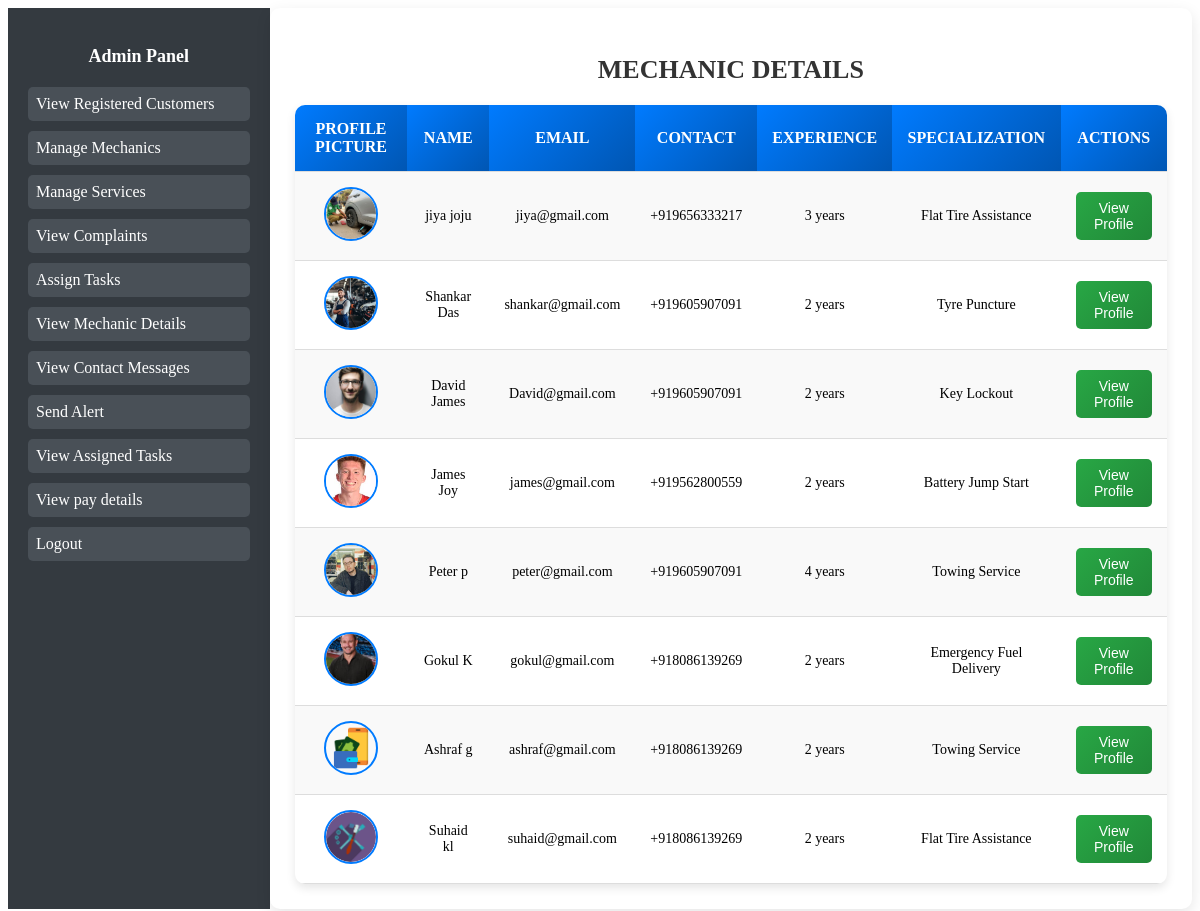
/view-mechanic-details/ (signed in), run on the app's committed database.
### Home/models.py (models this page shows, shortened)
class MechanicProfile(models.Model):
    user = models.OneToOneField(User, on_delete=models.CASCADE)  # Links profile to User
    first_name = models.CharField(max_length=255)
    last_name = models.CharField(max_length=255)
    date_of_birth = models.DateField(null=True, blank=True)
    email = models.EmailField()#unique=True)
    gender_choices = [('Male', 'Male'), ('Female', 'Female'), ('Other', 'Other')]
    gender = models.CharField(max_length=10, choices=gender_choices)
    profile_picture = models.ImageField(upload_to='mechanic_profiles/', null=True, blank=True)
    contact_no = models.CharField(max_length=15, blank=True, null=True)
    aadhar_id = models.CharField(
        max_length=12,
        validators=[RegexValidator(regex=r'^\d{12}$', message="Aadhar number must be exactly 12 digits")],
    )
    alternate_contact = models.CharField(max_length=15, blank=True, null=True)
    experience = models.PositiveIntegerField(null=True, blank=True)
    address = models.TextField()
    state = models.CharField(max_length=255)
    city = models.CharField(max_length=255)
    district = models.CharField(max_length=255)
    specialization = models.ForeignKey('ServiceProvided', on_delete=models.SET_NULL, null=True)

class ServiceProvided(models.Model):
    name = models.CharField(max_length=255)
    picture = models.ImageField(upload_to='services/')  # Main picture
    short_description = models.TextField()
    long_description = models.TextField()
    points_to_remember = models.TextField()
    additional_picture = models.ImageField(upload_to='services/', blank=True, null=True)  # Additional Picture

### Home/views.py (the view)
# urls.py: path('view-mechanic-details/', views.view_mechdetails, name='view_mechanic_details'),
@user_passes_test(lambda u: u.is_superuser)
def view_mechdetails(request):
    mechanics = MechanicProfile.objects.all()
    return render(request, 'view_mechdetails.html', {'mechanics': mechanics})

### templates/view_mechdetails.html (shortened to what this page needs)
{% extends 'base_admin.html' %}
{% block content %}
<h2 class="page-header">Mechanic Details</h2>
<table class="mechanic-table">
    <tr>
        <th>Profile Picture</th>
        <th>Name</th>
        <th>Email</th>
        <th>Contact</th>
        <th>Experience</th>
        <th>Specialization</th>
        <th>Actions</th>
    </tr>
    {% for mechanic in mechanics %}
    <tr>
        <td>
            {% if mechanic.profile_picture %}
                <img src="{{ mechanic.profile_picture.url }}" alt="Profile Picture" class="profile-img">
            {% else %}
                No Image
            {% endif %}
        </td>
        <td>{{ mechanic.first_name }} {{ mechanic.last_name }}</td>
        <td>{{ mechanic.email }}</td>
        <td>{{ mechanic.contact_no }}</td>
        <td>{{ mechanic.experience }} years</td>
        <td>{{ mechanic.specialization.name }}</td>
        <td>
            <a href="{% url 'view_byadmin' mechanic.id %}">
                <button class="view-btn">View Profile</button>
            </a>
        </td>
    </tr>
    {% endfor %}
</table>
{% endblock %}

### templates/view_mechdetails.html (style rules this page uses)
.mechanic-table { width: 100%; border-collapse: collapse; margin-top: 20px; background: #ffffff; border-radius: 10px; overflow: hidden; box-shadow: 0px 4px 10px rgba(0, 0, 0, 0.1); }
.mechanic-table th, .mechanic-table td { padding: 15px; text-align: center; border-bottom: 1px solid #ddd; font-size: 14px; }
.mechanic-table th { background: linear-gradient(135deg, #007BFF, #0056b3); color: white; font-size: 16px; text-transform: uppercase; }
.mechanic-table tr:nth-child(even) { background-color: #f9f9f9; }
.profile-img { width: 50px; height: 50px; border-radius: 50%; object-fit: cover; border: 2px solid #007BFF; transition: transform 0.3s ease-in-out; }
.view-btn { padding: 8px 12px; background: linear-gradient(135deg, #28a745, #218838); color: white; border: none; border-radius: 5px; cursor: pointer; font-size: 14px; transition: 0.3s; }
.page-header { font-size: 26px; color: #333; margin-bottom: 20px; font-weight: bold; text-align: center; text-transform: uppercase; }

### data on the page
MechanicProfile: profile_picture (picture), first_name "jiya", last_name "joju", email "jiya@gmail.com", contact_no "+919656333217", experience "3", specialization.name "Flat Tire Assistance"
MechanicProfile: profile_picture (picture), first_name "Shankar", last_name "Das", email "shankar@gmail.com", contact_no "+919605907091", experience "2", specialization.name "Tyre Puncture"
MechanicProfile: profile_picture (picture), first_name "David", last_name "James", email "David@gmail.com", contact_no "+919605907091", experience "2", specialization.name "Key Lockout"
MechanicProfile: profile_picture (picture), first_name "James", last_name "Joy", email "james@gmail.com", contact_no "+919562800559", experience "2", specialization.name "Battery Jump Start"
MechanicProfile: profile_picture (picture), first_name "Peter", last_name "p", email "peter@gmail.com", contact_no "+919605907091", experience "4", specialization.name "Towing Service"
MechanicProfile: profile_picture (picture), first_name "Gokul", last_name "K", email "gokul@gmail.com", contact_no "+918086139269", experience "2", specialization.name "Emergency Fuel Delivery"
MechanicProfile: profile_picture (picture), first_name "Ashraf", last_name "g", email "ashraf@gmail.com", contact_no "+918086139269", experience "2", specialization.name "Towing Service"
MechanicProfile: profile_picture (picture), first_name "Suhaid", last_name "kl", email "suhaid@gmail.com", contact_no "+918086139269", experience "2", specialization.name "Flat Tire Assistance"
